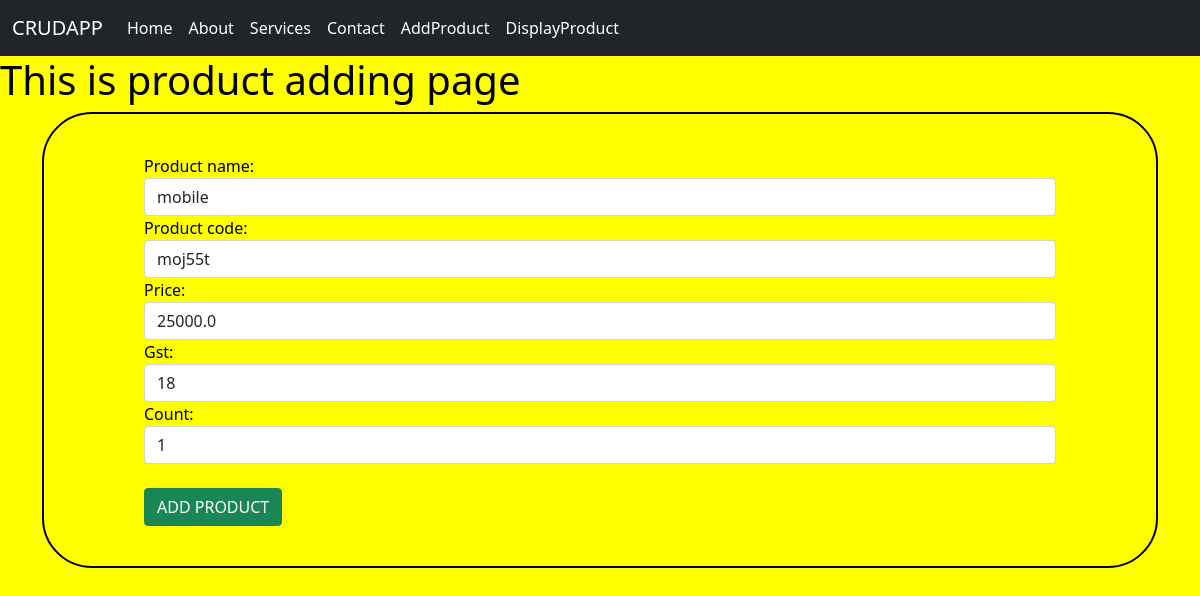
Screenshot of /CRUDAPP1/updateproduct/2 with the database file from the repository.
### CRUDAPP1/models.py (models this page shows, shortened)
class product(models.Model):
    product_name=models.CharField(max_length=50,null=True)
    product_code=models.CharField(max_length=50,null=True)
    price=models.FloatField(default=0)
    gst=models.IntegerField(default=0)
    count=models.IntegerField(default=0)

### CRUDAPP1/views.py (the view)
# urls.py: path('updateproduct/<int:id>',UpdateButton,name='updateproduct'),
def UpdateButton(request,id):
    select_data = product.objects.get(id = id)
    context={
        'product_form':product_form(instance=select_data)
    }
    if request.method == 'POST':
       product_details = product_form(request.POST,instance=select_data)
       if product_details.is_valid():
           product_details.save()
           return redirect('/CRUDAPP1/display/')
    return render(request,'add_product.html',context)

### CRUDAPP1/forms.py
class product_form(forms.ModelForm):
    class Meta:
        model = product
        fields = '__all__'
        widgets={
            'product_name' : forms.TextInput(attrs={'class':'form-control'}),
            'product_code' : forms.TextInput(attrs={'class':'form-control'}),
            'price' : forms.NumberInput(attrs={'class':'form-control'}),
            'gst' : forms.NumberInput(attrs={'class':'form-control'}),
            'count' : forms.NumberInput(attrs={'class':'form-control'})
        }

### frontend/templates/add_product.html (shortened to what this page needs)
{% extends "base.html" %}
{% block content%}
<h1>This is product adding page</h1>
<div class ='container'>
     <form action=" " method='POST'>
          {{product_form}}<br>
          <input type='submit' value='ADD PRODUCT' required style='color:white'class="btn btn-success" >
     </form>
</div>
{% endblock%}

### frontend/templates/add_product.html (style rules this page uses)
form { border:2px solid black; padding:15px; border-radius:50px; padding-left:100px; padding-right:100px; padding-top:40px; padding-bottom:40px; }

### frontend/templates/base.html (style rules this page uses)
body { background-color:yellow; color:black; }

### rows the page displays
product: product_name "mobile", product_code "moj55t", price "25000.0", gst "18", count "1"
